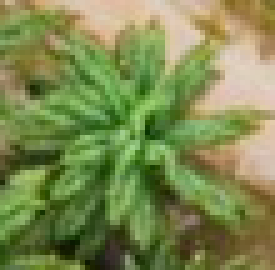
#> input picture sawit2.png, 55 x 54 px (shown 5 times larger)
$ python 'L7_Menghitung sawit.py'
#> lines starting #> are read from the running program, lines starting #| are printed output that depends on the picture
import cv2
from matplotlib import pyplot as plt

# panggil dan konversi warna agar sesuai dengan Matplotlib
sawit = cv2.imread('sawit2.png')
#> sawit is the input picture: shape (54, 55, 3); mean B, G, R 79.3, 137.3, 125.5
sawit = cv2.cvtColor(sawit, cv2.COLOR_BGR2RGB)

# panggil dan konversi warna agar sesuai dengan Matplotlib
kebun_sawit = cv2.imread('sawit.jpg')
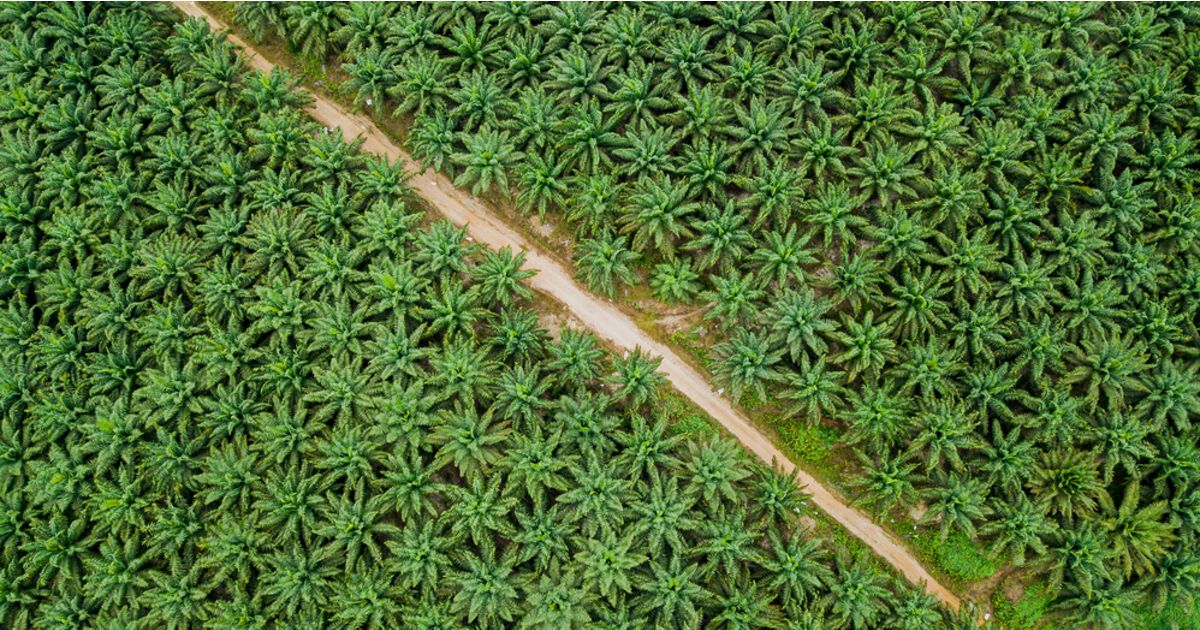
#> input picture sawit.jpg, 1200 x 630 px
#> kebun_sawit is the input picture: shape (630, 1200, 3); mean B, G, R 52.1, 111.2, 81.3
kebun_sawit = cv2.cvtColor(kebun_sawit, cv2.COLOR_BGR2RGB)
plt.subplot(121),plt.imshow(sawit), plt.title('sawit')
plt.subplot(122),plt.imshow(kebun_sawit), plt.title('kebun sawit')
plt.show()
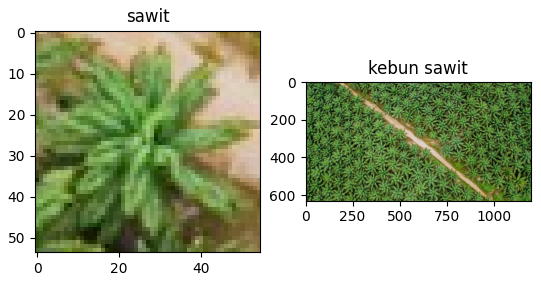
#> figure drawn by matplotlib, 2 panels
